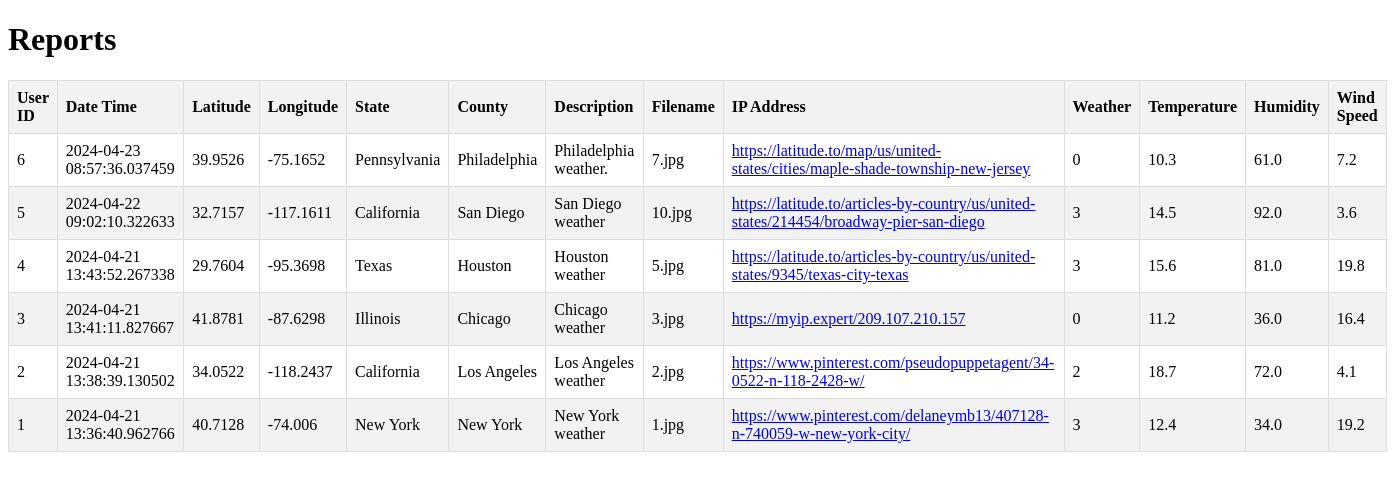
Page /data on the committed database.
### tables this page shows
CREATE TABLE reports (
                    id INTEGER PRIMARY KEY,
                    user_id INTEGER NOT NULL,
                    datetime_entry TIMESTAMP DEFAULT CURRENT_TIMESTAMP,
                    latitude REAL NOT NULL,
                    longitude REAL NOT NULL,
                    state TEXT,  -- Add this line to include the 'state' column
                    county TEXT,  -- Add this line to include the 'county' column
                    description TEXT NOT NULL,
                    filename TEXT NOT NULL,
                    ip_address TEXT NOT NULL,
                    weather TEXT NOT NULL,
                    temperature REAL NOT NULL,
                    humidity REAL NOT NULL,
                    wind_speed REAL NOT NULL,
                    FOREIGN KEY (user_id) REFERENCES users(id)
                );

### flask-pro/app.py (the view)
@app.route('/data', methods=['GET'])
def get_reports():
    output_format = request.args.get('output', 'html')
    start_date = request.args.get('start_date')
    end_date = request.args.get('end_date')
    lat = request.args.get('lat')
    lng = request.args.get('lng')
    dist = request.args.get('dist')
    max_reports = int(request.args.get('max')) if request.args.get('max') else None
    sort_order = request.args.get('sort', 'newest')
    query = "SELECT * FROM reports WHERE 1=1"
    params = []
    if start_date:
        query += " AND datetime_entry >= ?"
        params.append(start_date)
    if end_date:
        query += " AND datetime_entry <= ?"
        params.append(end_date)
    if lat and lng and dist:
        query += " AND ((latitude - ?) * (latitude - ?) + (longitude - ?) * (longitude - ?)) <= ? * ?"
        params.extend([lat, lat, lng, lng, dist, dist])
    if sort_order == 'newest':
        query += " ORDER BY datetime_entry DESC"
    elif sort_order == 'oldest':
        query += " ORDER BY datetime_entry ASC"
    if max_reports:
        query += " LIMIT ?"
        params.append(max_reports)
    cursor = g.db.cursor()
    cursor.execute(query, params)
    reports = cursor.fetchall()
    if output_format == 'csv':
        csv_output = io.StringIO()
        csv_writer = csv.writer(csv_output)
        csv_writer.writerow([i[0] for i in cursor.description])  # Write headers
        csv_writer.writerows(reports)
        csv_output.seek(0)
        return send_file(csv_output, as_attachment=True, attachment_filename='reports.csv', mimetype='text/csv')
    elif output_format == 'json':
        report_dicts = [dict(row) for row in reports]
        return jsonify(report_dicts)
    else:
        return render_template('report.html', reports=reports)

### flask-pro/app.py (called while the page is built)
def get_db_connection():
    conn = sqlite3.connect(DATABASE_PATH)
    conn.row_factory = sqlite3.Row
    return conn

@app.before_request
def before_request():
    g.db = get_db_connection()

@app.teardown_request
def teardown_request(exception):
    if hasattr(g, 'db'):
        g.db.close()

### flask-pro/templates/report.html (shortened to what this page needs)
<!DOCTYPE html>
<html lang="en">
<head>
</head>
<body>
    <h1>Reports</h1>
    <table>
        <thead>
            <tr>
                <th>User ID</th>
                <th>Date Time</th>
                <th>Latitude</th>
                <th>Longitude</th>
                <th>State</th>
                <th>County</th>
                <th>Description</th>
                <th>Filename</th>
                <th>IP Address</th>
                <th>Weather</th>
                <th>Temperature</th>
                <th>Humidity</th>
                <th>Wind Speed</th>
            </tr>
        </thead>
        <tbody>
            {% for report in reports %}
            <tr>
                <td>{{ report['user_id'] }}</td>
                <td>{{ report['datetime_entry'] }}</td>
                <td>{{ report['latitude'] }}</td>
                <td>{{ report['longitude'] }}</td>
                <td>{{ report['state'] }}</td>
                <td>{{ report['county'] }}</td>
                <td>{{ report['description'] }}</td>
                <td>{{ report['filename'] }}</td>
                <td><a href="/ip_details/{{ report['ip_address'] }}">{{ report['ip_address'] }}</a></td>
                <td>{{ report['weather'] }}</td>
                <td>{{ report['temperature'] }}</td>
                <td>{{ report['humidity'] }}</td>
                <td>{{ report['wind_speed'] }}</td>
            </tr>
            {% endfor %}
        </tbody>
    </table>
</body>
</html>

### flask-pro/templates/report.html (style rules this page uses)
table { width: 100%; border-collapse: collapse; border: 1px solid #ddd; }
th, td { padding: 8px; border: 1px solid #ddd; text-align: left; }
th { background-color: #f2f2f2; }
tr:nth-child(even) { background-color: #f2f2f2; }

### rows in the picture
reports: user_id "6", datetime_entry "2024-04-23 08:57:36.037459", latitude "39.9526", longitude "-75.1652", state "Pennsylvania", county "Philadelphia", description "Philadelphia weather.", filename "7.jpg", ip_address "https://latitude.to/map/us/united-states/cities/maple-shade-township-new-jersey", weather "0", temperature "10.3", humidity "61.0", wind_speed "7.2"
reports: user_id "5", datetime_entry "2024-04-22 09:02:10.322633", latitude "32.7157", longitude "-117.1611", state "California", county "San Diego", description "San Diego weather", filename "10.jpg", ip_address "https://latitude.to/articles-by-country/us/united-states/214454/broadway-pier-san-diego", weather "3", temperature "14.5", humidity "92.0", wind_speed "3.6"
reports: user_id "4", datetime_entry "2024-04-21 13:43:52.267338", latitude "29.7604", longitude "-95.3698", state "Texas", county "Houston", description "Houston weather", filename "5.jpg", ip_address "https://latitude.to/articles-by-country/us/united-states/9345/texas-city-texas", weather "3", temperature "15.6", humidity "81.0", wind_speed "19.8"
reports: user_id "3", datetime_entry "2024-04-21 13:41:11.827667", latitude "41.8781", longitude "-87.6298", state "Illinois", county "Chicago", description "Chicago weather", filename "3.jpg", ip_address "https://myip.expert/209.107.210.157", weather "0", temperature "11.2", humidity "36.0", wind_speed "16.4"
reports: user_id "2", datetime_entry "2024-04-21 13:38:39.130502", latitude "34.0522", longitude "-118.2437", state "California", county "Los Angeles", description "Los Angeles weather", filename "2.jpg", ip_address "https://www.pinterest.com/pseudopuppetagent/34-0522-n-118-2428-w/", weather "2", temperature "18.7", humidity "72.0", wind_speed "4.1"
reports: user_id "1", datetime_entry "2024-04-21 13:36:40.962766", latitude "40.7128", longitude "-74.006", state "New York", county "New York", description "New York weather", filename "1.jpg", ip_address "https://www.pinterest.com/delaneymb13/407128-n-740059-w-new-york-city/", weather "3", temperature "12.4", humidity "34.0", wind_speed "19.2"
